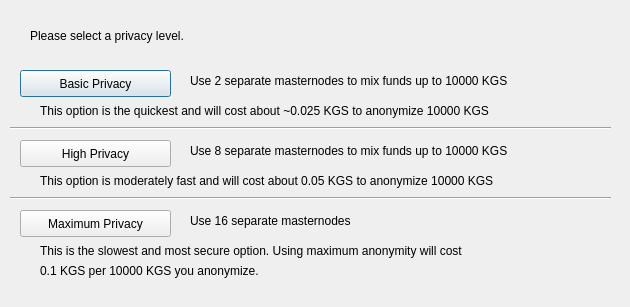
<?xml version="1.0" encoding="UTF-8"?>
<ui version="4.0">
 <class>ObfuscationConfig</class>
 <widget class="QDialog" name="ObfuscationConfig">
  <property name="geometry">
   <rect>
    <x>0</x>
    <y>0</y>
    <width>630</width>
    <height>307</height>
   </rect>
  </property>
  <property name="windowTitle">
   <string>Configure Obfuscation</string>
  </property>
  <widget class="QPushButton" name="buttonBasic">
   <property name="geometry">
    <rect>
     <x>20</x>
     <y>70</y>
     <width>151</width>
     <height>27</height>
    </rect>
   </property>
   <property name="text">
    <string>Basic Privacy</string>
   </property>
  </widget>
  <widget class="QPushButton" name="buttonHigh">
   <property name="geometry">
    <rect>
     <x>20</x>
     <y>140</y>
     <width>151</width>
     <height>27</height>
    </rect>
   </property>
   <property name="text">
    <string>High Privacy</string>
   </property>
  </widget>
  <widget class="QPushButton" name="buttonMax">
   <property name="geometry">
    <rect>
     <x>20</x>
     <y>210</y>
     <width>151</width>
     <height>27</height>
    </rect>
   </property>
   <property name="text">
    <string>Maximum Privacy</string>
   </property>
  </widget>
  <widget class="QLabel" name="label">
   <property name="geometry">
    <rect>
     <x>30</x>
     <y>20</y>
     <width>571</width>
     <height>31</height>
    </rect>
   </property>
   <property name="text">
    <string>Please select a privacy level.</string>
   </property>
  </widget>
  <widget class="QLabel" name="label_2">
   <property name="geometry">
    <rect>
     <x>190</x>
     <y>70</y>
     <width>421</width>
     <height>21</height>
    </rect>
   </property>
   <property name="text">
    <string>Use 2 separate masternodes to mix funds up to 10000 KGS</string>
   </property>
  </widget>
  <widget class="QLabel" name="label_3">
   <property name="geometry">
    <rect>
     <x>190</x>
     <y>140</y>
     <width>411</width>
     <height>21</height>
    </rect>
   </property>
   <property name="text">
    <string>Use 8 separate masternodes to mix funds up to 10000 KGS</string>
   </property>
  </widget>
  <widget class="QLabel" name="label_4">
   <property name="geometry">
    <rect>
     <x>190</x>
     <y>210</y>
     <width>421</width>
     <height>21</height>
    </rect>
   </property>
   <property name="text">
    <string>Use 16 separate masternodes</string>
   </property>
  </widget>
  <widget class="QLabel" name="label_6">
   <property name="geometry">
    <rect>
     <x>40</x>
     <y>100</y>
     <width>561</width>
     <height>21</height>
    </rect>
   </property>
   <property name="text">
    <string>This option is the quickest and will cost about ~0.025 KGS to anonymize 10000 KGS</string>
   </property>
  </widget>
  <widget class="QLabel" name="label_7">
   <property name="geometry">
    <rect>
     <x>40</x>
     <y>170</y>
     <width>561</width>
     <height>21</height>
    </rect>
   </property>
   <property name="text">
    <string>This option is moderately fast and will cost about 0.05 KGS to anonymize 10000 KGS</string>
   </property>
  </widget>
  <widget class="QLabel" name="label_8">
   <property name="geometry">
    <rect>
     <x>40</x>
     <y>240</y>
     <width>561</width>
     <height>21</height>
    </rect>
   </property>
   <property name="text">
    <string>This is the slowest and most secure option. Using maximum anonymity will cost</string>
   </property>
  </widget>
  <widget class="QLabel" name="label_9">
   <property name="geometry">
    <rect>
     <x>40</x>
     <y>260</y>
     <width>561</width>
     <height>21</height>
    </rect>
   </property>
   <property name="text">
    <string>0.1 KGS per 10000 KGS you anonymize.</string>
   </property>
  </widget>
  <widget class="Line" name="line">
   <property name="geometry">
    <rect>
     <x>10</x>
     <y>120</y>
     <width>601</width>
     <height>16</height>
    </rect>
   </property>
   <property name="orientation">
    <enum>Qt::Horizontal</enum>
   </property>
  </widget>
  <widget class="Line" name="line_2">
   <property name="geometry">
    <rect>
     <x>10</x>
     <y>190</y>
     <width>601</width>
     <height>16</height>
    </rect>
   </property>
   <property name="orientation">
    <enum>Qt::Horizontal</enum>
   </property>
  </widget>
 </widget>
 <resources/>
 <connections/>
</ui>
